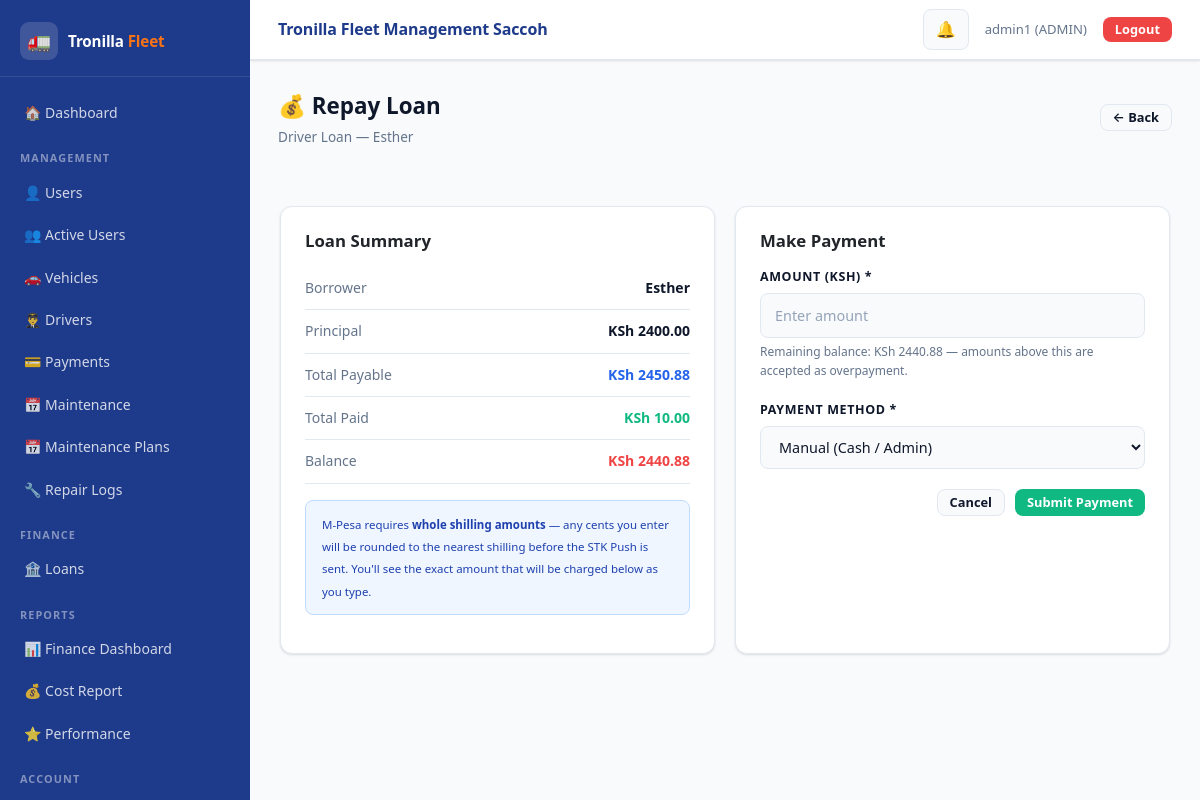
Screenshot of /loans/14/repay/ (signed in) with the database file from the repository.
### accounts/models.py (models this page shows, shortened)
class User(AbstractUser):
    ROLE_CHOICES = (
        ('ADMIN', 'Admin'),
        ('DRIVER', 'Driver'),
    )
    role = models.CharField(
        max_length=10,
        choices=ROLE_CHOICES,
        default='DRIVER'
    )
    phone_number = models.CharField(
        max_length=15,
        blank=True,
        null=True,
        unique=True
    )
    is_active_driver = models.BooleanField(default=True)

### loans/models.py (models this page shows, shortened)
class Loan(models.Model):
    LOAN_TYPE_CHOICES = (
        ('DRIVER', 'Driver Loan'),
        ('BANK', 'Bank Loan'),
    )
    STATUS_CHOICES = (
        ('REQUESTED', 'Requested'),
        ('PENDING', 'Pending'),
        ('ACTIVE', 'Active'),
        ('REJECTED', 'Rejected'),
        ('PAID', 'Paid'),
    )
    driver = models.ForeignKey(
        User,
        on_delete=models.CASCADE,
        null=True,
        blank=True,
        limit_choices_to={'role': 'DRIVER'}
    )
    loan_type = models.CharField(max_length=20, choices=LOAN_TYPE_CHOICES)
    amount = models.DecimalField(max_digits=12, decimal_places=2)
    purpose = models.CharField(max_length=255, null=True, blank=True)
    interest_rate = models.DecimalField(
        max_digits=5,
        decimal_places=2,
        default=Decimal('0.00')
    )
    status = models.CharField(
        max_length=20,
        choices=STATUS_CHOICES,
        default='REQUESTED'
    )
    requested_by = models.ForeignKey(
        User,
        on_delete=models.SET_NULL,
        null=True,
        blank=True,
        related_name="loan_requests"
    )
    approved_by = models.ForeignKey(
        User,
        on_delete=models.SET_NULL,
        null=True,
        blank=True,
        related_name="approved_loans"
    )
    approved_at = models.DateTimeField(null=True, blank=True)
    issued_date = models.DateTimeField(auto_now_add=True)
    due_date = models.DateField(null=True, blank=True)
    class Meta:
        ordering = ['-issued_date']
    def interest_amount(self):
        return (self.amount * self.interest_rate) / Decimal('100')
    def total_payable(self):
        return self.amount + self.interest_amount()
    def total_paid(self):
        return self.repayments.aggregate(
            total=Sum('amount')
        )['total'] or Decimal('0.00')
    def balance(self):
        return self.total_payable() - self.total_paid()
    def overpaid_amount(self):
        raw_balance = self.balance()
        if raw_balance < 0:
            return abs(raw_balance)
        return Decimal('0.00')
    def display_balance(self):
        raw_balance = self.balance()
        return raw_balance if raw_balance > 0 else Decimal('0.00')

### loans/views.py (the view, shortened to what this page needs)
# urls.py: path('<int:pk>/repay/', repay_loan, name='repay_loan'),
@login_required
def repay_loan(request, pk):
    loan = get_loan(pk)
    if request.user.role == 'DRIVER' and loan.driver != request.user:
        messages.error(request, "Not allowed.")
        return redirect('my_loans')
    return render(request, 'loan_repay.html', {
        'loan': loan
    })

### loans/services.py (called while the page is built)
def get_loan(loan_id):
    return Loan.objects.select_related('driver').get(id=loan_id)

### notifications/context_processors.py (called while the page is built)
def notification_context(request):
    if request.user.is_authenticated:
        notifications = get_user_notifications(request.user)[:10]  # 🔥 limit for navbar
        unread_count = get_unread_count(request.user)
    else:
        notifications = []
        unread_count = 0
    return {
        "notifications": notifications,
        "unread_count": unread_count
    }

### notifications/services.py (called while the page is built)
def get_user_notifications(user):
    return Notification.objects.filter(user=user)

def get_unread_count(user):
    return Notification.objects.filter(
        user=user,
        is_read=False
    ).count()

### loans/templates/loan_repay.html (shortened to what this page needs)
{% extends 'base.html' %}
{% block content %}
<div class="page-header">
  <div>
    <div class="page-title">💰 Repay Loan</div>
    <div class="page-sub">{{ loan.get_loan_type_display }} — {{ loan.driver.username|default:"Company" }}</div>
  </div>
  <a href="{% url 'loan_detail' loan.id %}" class="btn btn-secondary btn-sm">← Back</a>
</div>
<div class="row g-4">
  <div class="col-6">
    <div class="card card-p">
      <h5 class="mb-3">Loan Summary</h5>
      <div class="vrow"><span class="k">Borrower</span><span class="v">{{ loan.driver.username|default:"Company" }}</span></div>
      <div class="vrow"><span class="k">Principal</span><span class="v">KSh {{ loan.amount|floatformat:2 }}</span></div>
      <div class="vrow"><span class="k">Total Payable</span><span class="v" style="color:var(--blue-mid);">KSh {{ loan.total_payable|floatformat:2 }}</span></div>
      <div class="vrow"><span class="k">Total Paid</span><span class="v" style="color:#10b981;">KSh {{ loan.total_paid|floatformat:2 }}</span></div>
      <div class="vrow">
        <span class="k">Balance</span>
        <span class="v" style="{% if loan.balance > 0 %}color:#ef4444;{% else %}color:#10b981;{% endif %}font-weight:800;">
          KSh {{ loan.display_balance|floatformat:2 }}
        </span>
      </div>
      {% if loan.loan_type == 'DRIVER' %}
        <div class="alert alert-info mt-3">
          <small>
            M-Pesa requires <strong>whole shilling amounts</strong> — any cents you enter
            will be rounded to the nearest shilling before the STK Push is sent.
            You'll see the exact amount that will be charged below as you type.
          </small>
        </div>
      {% endif %}
    </div>
  </div>
  <div class="col-6">
    <div class="card card-p">
      <h5 class="mb-3">Make Payment</h5>
      <form method="POST" id="repay-form">
        <div class="field-group">
          <label>Amount (KSh) *</label>
          <input type="number" step="0.01" min="0.01"
                 name="amount" id="amount-input"
                 placeholder="Enter amount" required>
          <div class="field-hint">
            Remaining balance: KSh {{ loan.display_balance|floatformat:2 }}
            — amounts above this are accepted as overpayment.
          </div>
        </div>
        <div class="field-group">
          <label>Payment Method *</label>
          <select name="method" id="paymentMethod" required>
            <option value="MANUAL">Manual (Cash / Admin)</option>
          </select>
        </div>
        <div class="form-actions" style="padding:0;background:none;border:none;margin-top:20px;">
          <a href="{% url 'loan_detail' loan.id %}" class="btn btn-secondary btn-sm">Cancel</a>
          <button type="submit" class="btn btn-success btn-sm">Submit Payment</button>
        </div>
      </form>
    </div>
  </div>
</div>
{% endblock %}

### accounts/templates/base.html (shortened to what this page needs)
<!DOCTYPE html>
<html lang="en">
{% load static %}
<head>
  <link href="https://cdn.jsdelivr.net/npm/bootstrap@5.3.0/dist/css/bootstrap.min.css" rel="stylesheet">
  <link rel="stylesheet" href="{% static 'css/style.css' %}">
</head>
<body>
<div class="layout-wrap">
  <aside class="sidebar" id="sidebar">
    <div class="sidebar-brand">
      <div class="brand-icon">🚛</div>
      <div class="brand-name">Tronilla <span>Fleet</span></div>
    </div>
    <nav class="sidebar-nav" onclick="handleNavClick(event)">
      {% if request.user.is_authenticated %}
        <a href="{% if request.user.role == 'ADMIN' %}{% url 'admin_dashboard' %}{% else %}{% url 'driver_dashboard' %}{% endif %}">
          🏠 Dashboard
        </a>
        {% if request.user.role == 'ADMIN' %}
          <div class="sidebar-section-label">Management</div>
          <a href="{% url 'user_list' %}">👤 Users</a>
          <a href="{% url 'active_users' %}">👥 Active Users</a>
          <a href="{% url 'vehicle_list' %}">🚗 Vehicles</a>
          <a href="{% url 'driver_list' %}">👨‍✈️ Drivers</a>
          <a href="{% url 'admin_payment_list' %}">💳 Payments</a>
          <a href="{% url 'schedule_list' %}">📅 Maintenance</a>
          <a href="{% url 'maintenance_plans' %}">📅 Maintenance Plans</a>
          <a href="{% url 'repair_logs' %}">🔧 Repair Logs</a>
          <div class="sidebar-section-label">Finance</div>
          <a href="{% url 'loan_list' %}">🏦 Loans</a>
          <div class="sidebar-section-label">Reports</div>
          <a href="{% url 'dashboard' %}">📊 Finance Dashboard</a>
          <a href="{% url 'cost_report' %}">💰 Cost Report</a>
          <a href="{% url 'performance_report' %}">⭐ Performance</a>
        {% endif %}
        <div class="sidebar-section-label">Account</div>
        <a href="{% url 'logout' %}" style="color:#fca5a5;">🚪 Logout</a>
      {% endif %}
    </nav>
  </aside>
  <div class="main-wrap">
    <header class="topbar">
      <div class="topbar-title">Tronilla Fleet Management Saccoh</div>
      <div class="topbar-right">
        {% if request.user.is_authenticated %}
          <div style="position:relative;">
            <button class="notif-btn" id="notif-toggle">
              🔔
            </button>
          </div>
          <span class="topbar-user">{{ request.user.username }} ({{ request.user.role }})</span>
          <a href="{% url 'logout' %}" class="btn btn-danger btn-sm d-md-inline-flex">Logout</a>
        {% endif %}
      </div>
    </header>
    <div class="page-content">
      {% block content %}{% endblock %}
    </div>
  </div>
</div>
</body>
</html>

### rows the page displays
User: user.username "admin1", user.role "ADMIN"
Loan: loan_type "Driver Loan", driver.username "Esther", amount "2400.00", total_payable "2450.88", total_paid "10.00", display_balance "2440.88"
